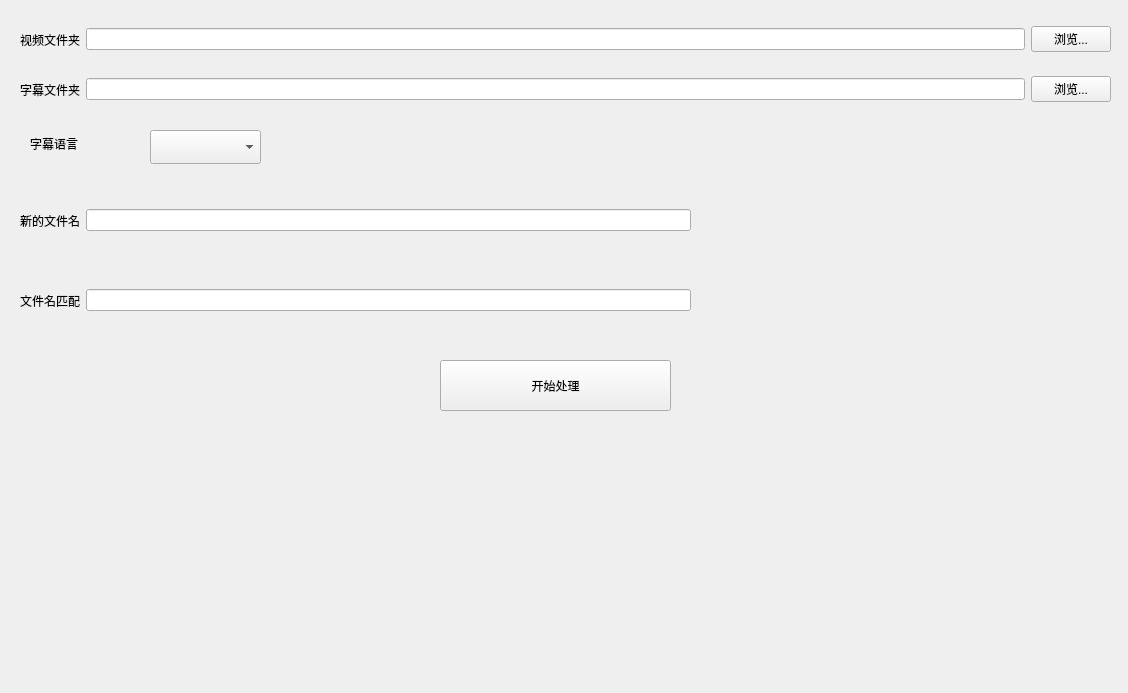
<?xml version="1.0" encoding="UTF-8"?>
<ui version="4.0">
 <class>MainWindow</class>
 <widget class="QMainWindow" name="MainWindow">
  <property name="enabled">
   <bool>true</bool>
  </property>
  <property name="geometry">
   <rect>
    <x>0</x>
    <y>0</y>
    <width>1128</width>
    <height>693</height>
   </rect>
  </property>
  <property name="windowTitle">
   <string>RenameTool</string>
  </property>
  <property name="styleSheet">
   <string notr="true">font: 14pt &quot;Agency FB&quot;;</string>
  </property>
  <widget class="QWidget" name="centralwidget">
   <widget class="QLabel" name="label">
    <property name="geometry">
     <rect>
      <x>30</x>
      <y>130</y>
      <width>92</width>
      <height>28</height>
     </rect>
    </property>
    <property name="sizePolicy">
     <sizepolicy hsizetype="Fixed" vsizetype="Preferred">
      <horstretch>0</horstretch>
      <verstretch>0</verstretch>
     </sizepolicy>
    </property>
    <property name="text">
     <string>字幕语言</string>
    </property>
   </widget>
   <widget class="QPushButton" name="StartProcess">
    <property name="geometry">
     <rect>
      <x>440</x>
      <y>360</y>
      <width>231</width>
      <height>51</height>
     </rect>
    </property>
    <property name="text">
     <string>开始处理</string>
    </property>
   </widget>
   <widget class="QWidget" name="layoutWidget">
    <property name="geometry">
     <rect>
      <x>20</x>
      <y>270</y>
      <width>671</width>
      <height>61</height>
     </rect>
    </property>
    <layout class="QHBoxLayout" name="horizontalLayout_5">
     <item>
      <widget class="QLabel" name="label_5">
       <property name="text">
        <string>文件名匹配</string>
       </property>
      </widget>
     </item>
     <item>
      <widget class="QLineEdit" name="NameMatching_lineEdit"/>
     </item>
    </layout>
   </widget>
   <widget class="QWidget" name="">
    <property name="geometry">
     <rect>
      <x>20</x>
      <y>20</y>
      <width>1091</width>
      <height>39</height>
     </rect>
    </property>
    <layout class="QHBoxLayout" name="horizontalLayout_2">
     <item>
      <widget class="QLabel" name="label_3">
       <property name="sizePolicy">
        <sizepolicy hsizetype="Minimum" vsizetype="Preferred">
         <horstretch>0</horstretch>
         <verstretch>0</verstretch>
        </sizepolicy>
       </property>
       <property name="text">
        <string>视频文件夹</string>
       </property>
      </widget>
     </item>
     <item>
      <widget class="QLineEdit" name="VideoPath_lineEdit">
       <property name="sizePolicy">
        <sizepolicy hsizetype="Expanding" vsizetype="Fixed">
         <horstretch>0</horstretch>
         <verstretch>0</verstretch>
        </sizepolicy>
       </property>
       <property name="frame">
        <bool>true</bool>
       </property>
      </widget>
     </item>
     <item>
      <widget class="QPushButton" name="ChooseVIdeoPath_pushButton">
       <property name="sizePolicy">
        <sizepolicy hsizetype="Fixed" vsizetype="Fixed">
         <horstretch>0</horstretch>
         <verstretch>0</verstretch>
        </sizepolicy>
       </property>
       <property name="text">
        <string>浏览...</string>
       </property>
      </widget>
     </item>
    </layout>
   </widget>
   <widget class="QWidget" name="">
    <property name="geometry">
     <rect>
      <x>20</x>
      <y>70</y>
      <width>1091</width>
      <height>39</height>
     </rect>
    </property>
    <layout class="QHBoxLayout" name="horizontalLayout">
     <item>
      <widget class="QLabel" name="label_2">
       <property name="sizePolicy">
        <sizepolicy hsizetype="Minimum" vsizetype="Preferred">
         <horstretch>0</horstretch>
         <verstretch>0</verstretch>
        </sizepolicy>
       </property>
       <property name="text">
        <string>字幕文件夹</string>
       </property>
      </widget>
     </item>
     <item>
      <widget class="QLineEdit" name="SubtitlePath_lineEdit">
       <property name="sizePolicy">
        <sizepolicy hsizetype="Expanding" vsizetype="Fixed">
         <horstretch>0</horstretch>
         <verstretch>0</verstretch>
        </sizepolicy>
       </property>
       <property name="frame">
        <bool>true</bool>
       </property>
      </widget>
     </item>
     <item>
      <widget class="QPushButton" name="ChooseSubtitlePath_pushButton">
       <property name="sizePolicy">
        <sizepolicy hsizetype="Fixed" vsizetype="Fixed">
         <horstretch>0</horstretch>
         <verstretch>0</verstretch>
        </sizepolicy>
       </property>
       <property name="text">
        <string>浏览...</string>
       </property>
      </widget>
     </item>
    </layout>
   </widget>
   <widget class="QWidget" name="">
    <property name="geometry">
     <rect>
      <x>20</x>
      <y>190</y>
      <width>671</width>
      <height>61</height>
     </rect>
    </property>
    <layout class="QHBoxLayout" name="horizontalLayout_4">
     <item>
      <widget class="QLabel" name="label_4">
       <property name="text">
        <string>新的文件名</string>
       </property>
      </widget>
     </item>
     <item>
      <widget class="QLineEdit" name="NewName_lineEdit"/>
     </item>
    </layout>
   </widget>
   <widget class="QComboBox" name="ChooseLanguage_comboBox">
    <property name="geometry">
     <rect>
      <x>150</x>
      <y>130</y>
      <width>111</width>
      <height>34</height>
     </rect>
    </property>
    <property name="sizePolicy">
     <sizepolicy hsizetype="Fixed" vsizetype="Fixed">
      <horstretch>0</horstretch>
      <verstretch>0</verstretch>
     </sizepolicy>
    </property>
    <property name="cursor">
     <cursorShape>ArrowCursor</cursorShape>
    </property>
    <property name="currentIndex">
     <number>-1</number>
    </property>
   </widget>
  </widget>
 </widget>
 <resources/>
 <connections/>
</ui>
